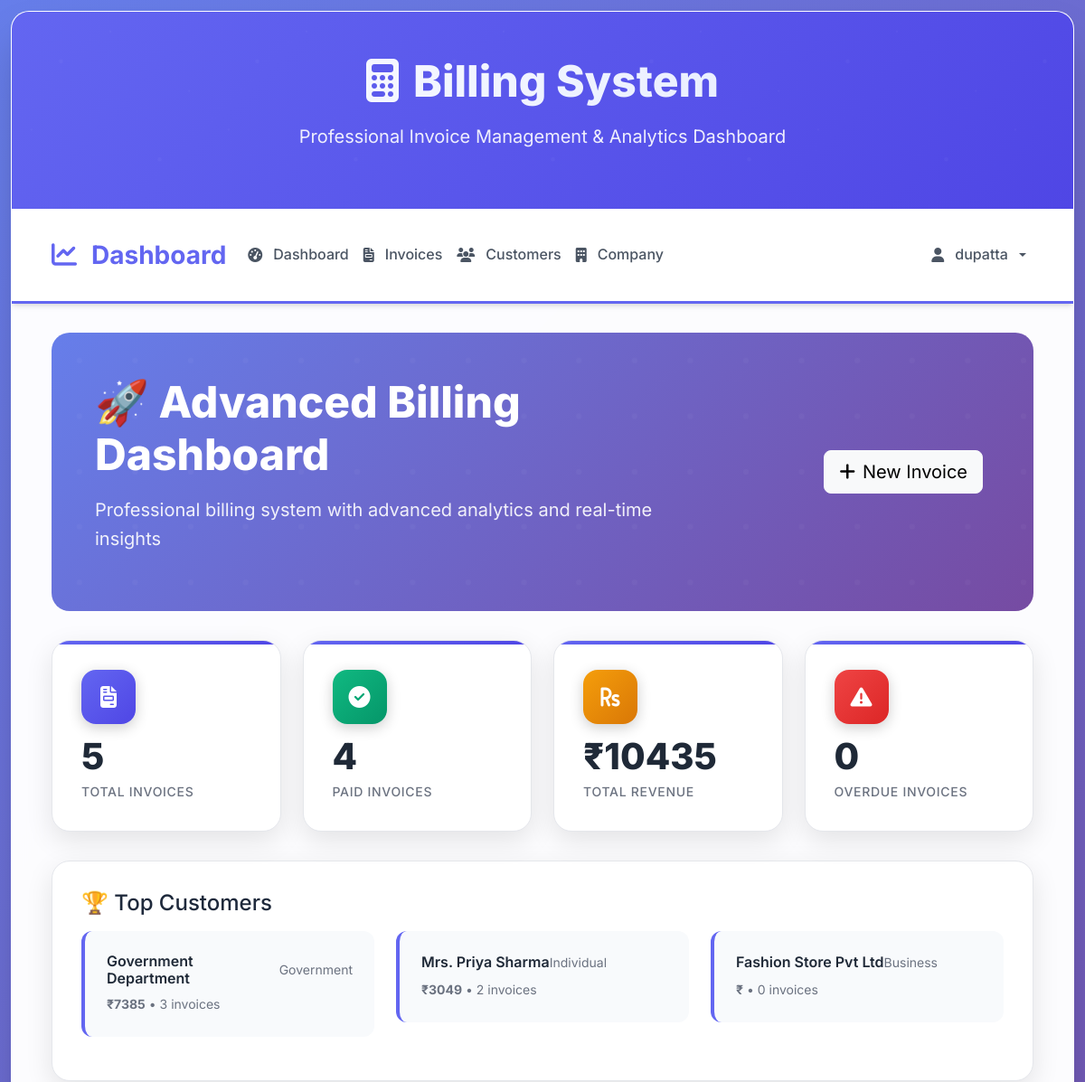
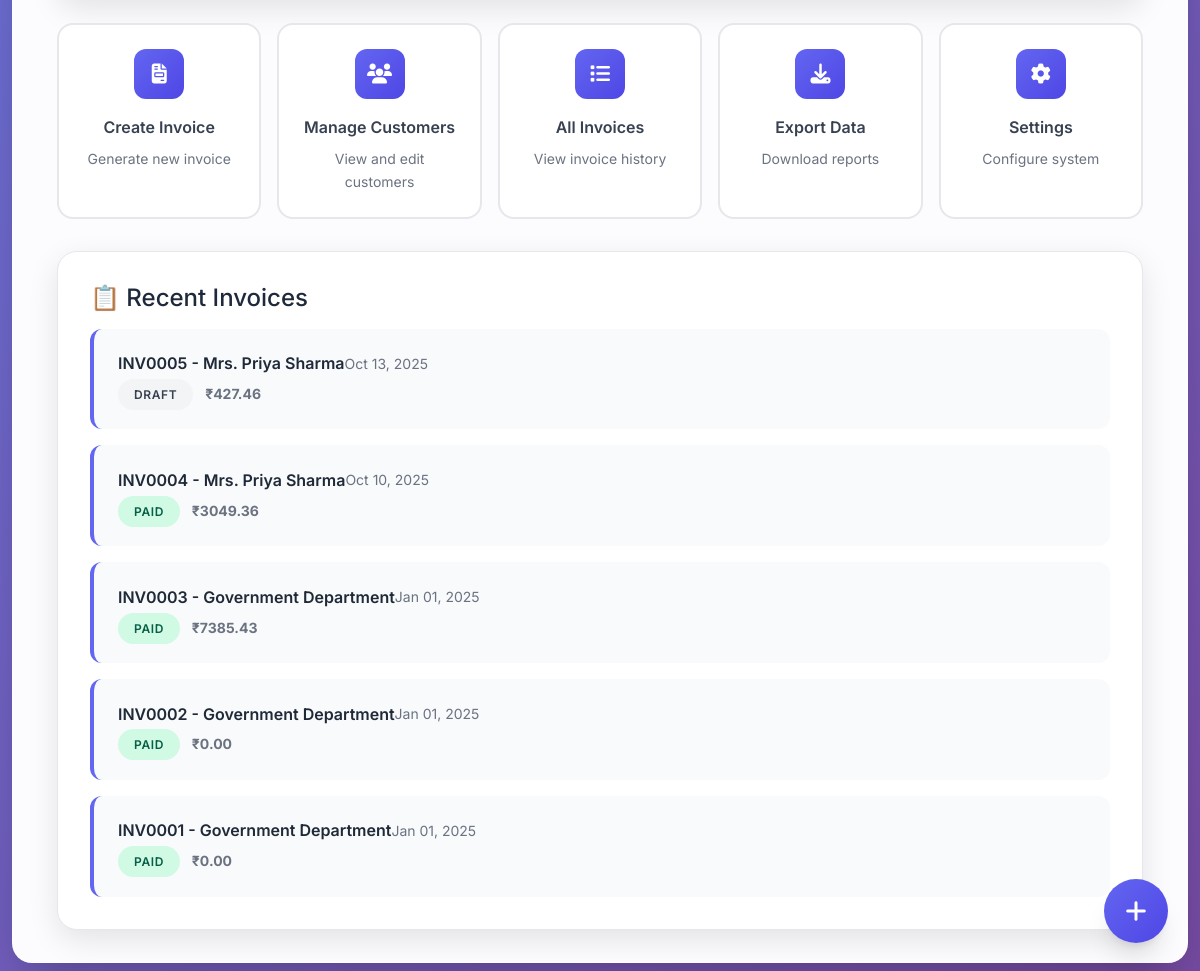
/bill/ (signed in), run on the app's committed database (2 pictures, top to bottom).
### accounts/models.py (models this page shows, shortened)
class User(AbstractUser):
    phone_regex = RegexValidator(
        regex=r'^\+?1?\d{9,15}$',
        message="Phone number must be entered in the format: '+999999999'. Up to 15 digits allowed."
    )
    email = models.EmailField(unique=True)
    phone_number = models.CharField(validators=[phone_regex], max_length=17, blank=True)
    date_of_birth = models.DateField(null=True, blank=True)
    is_email_verified = models.BooleanField(default=False)
    is_phone_verified = models.BooleanField(default=False)
    created_at = models.DateTimeField(auto_now_add=True)
    updated_at = models.DateTimeField(auto_now=True)
    USERNAME_FIELD = 'email'
    REQUIRED_FIELDS = ['username', 'first_name', 'last_name']
    def get_full_name(self):
        return f"{self.first_name} {self.last_name}".strip()

### billing/advanced_models.py (models this page shows, shortened)
class AdvancedCustomer(models.Model):
    CUSTOMER_TYPE_CHOICES = [
        ('individual', 'Individual'),
        ('business', 'Business'),
        ('government', 'Government'),
    ]
    customer_id = models.UUIDField(default=uuid.uuid4, editable=False, unique=True)
    name = models.CharField(max_length=200)
    email = models.EmailField(blank=True, null=True)
    phone = models.CharField(max_length=15, blank=True, null=True)
    alternate_phone = models.CharField(max_length=15, blank=True, null=True)
    address = models.TextField(blank=True, null=True)
    city = models.CharField(max_length=50, blank=True, null=True)
    state = models.CharField(max_length=50, blank=True, null=True)
    pincode = models.CharField(max_length=10, blank=True, null=True)
    country = models.CharField(max_length=50, default="India")
    customer_type = models.CharField(max_length=20, choices=CUSTOMER_TYPE_CHOICES, default='individual')
    gst_number = models.CharField(max_length=15, blank=True, null=True)
    pan_number = models.CharField(max_length=10, blank=True, null=True)
    credit_limit = models.DecimalField(max_digits=10, decimal_places=2, default=0)
    payment_terms = models.PositiveIntegerField(default=30)  # days
    notes = models.TextField(blank=True, null=True)
    is_active = models.BooleanField(default=True)
    created_at = models.DateTimeField(auto_now_add=True)
    updated_at = models.DateTimeField(auto_now=True)
    class Meta:
        verbose_name = "Advanced Customer"
        verbose_name_plural = "Advanced Customers"
        ordering = ['-created_at']

class AdvancedInvoice(models.Model):
    STATUS_CHOICES = [
        ('draft', 'Draft'),
        ('sent', 'Sent'),
        ('viewed', 'Viewed'),
        ('paid', 'Paid'),
        ('overdue', 'Overdue'),
        ('cancelled', 'Cancelled'),
    ]
    PAYMENT_METHOD_CHOICES = [
        ('cash', 'Cash'),
        ('bank_transfer', 'Bank Transfer'),
        ('cheque', 'Cheque'),
        ('upi', 'UPI'),
        ('card', 'Card'),
        ('other', 'Other'),
    ]
    invoice_id = models.UUIDField(default=uuid.uuid4, editable=False, unique=True)
    invoice_number = models.CharField(max_length=50, unique=True)
    customer = models.ForeignKey(AdvancedCustomer, on_delete=models.CASCADE, related_name='invoices')
    company = models.ForeignKey(AdvancedCompanyProfile, on_delete=models.CASCADE)
    date = models.DateField()
    due_date = models.DateField()
    sent_date = models.DateTimeField(blank=True, null=True)
    paid_date = models.DateTimeField(blank=True, null=True)
    status = models.CharField(max_length=20, choices=STATUS_CHOICES, default='draft')
    payment_method = models.CharField(max_length=20, choices=PAYMENT_METHOD_CHOICES, blank=True, null=True)
    payment_reference = models.CharField(max_length=100, blank=True, null=True)
    subtotal = models.DecimalField(max_digits=10, decimal_places=2, default=0)
    discount_percentage = models.DecimalField(max_digits=5, decimal_places=2, default=0,
                                           validators=[MinValueValidator(0), MaxValueValidator(100)])
    discount_amount = models.DecimalField(max_digits=10, decimal_places=2, default=0)
    tax_rate = models.DecimalField(max_digits=5, decimal_places=2, default=Decimal('18.00'))
    tax_amount = models.DecimalField(max_digits=10, decimal_places=2, default=0)
    total_amount = models.DecimalField(max_digits=10, decimal_places=2, default=0)
    notes = models.TextField(blank=True, null=True)
    terms_conditions = models.TextField(blank=True, null=True)
    internal_notes = models.TextField(blank=True, null=True)
    created_at = models.DateTimeField(auto_now_add=True)
    updated_at = models.DateTimeField(auto_now=True)
    class Meta:
        verbose_name = "Advanced Invoice"
        verbose_name_plural = "Advanced Invoices"
        ordering = ['-created_at']

### billing/advanced_views.py (the view)
# urls.py: path('', advanced_views.advanced_dashboard, name='advanced_dashboard'),
@superuser_required_with_login
def advanced_dashboard(request):
    company = AdvancedCompanyProfile.objects.get_or_create(id=1)[0]
    total_invoices = AdvancedInvoice.objects.count()
    paid_invoices = AdvancedInvoice.objects.filter(status='paid').count()
    overdue_invoices = AdvancedInvoice.objects.filter(
        status__in=['sent', 'viewed'],
        due_date__lt=timezone.now().date()
    ).count()
    total_revenue = AdvancedInvoice.objects.filter(status='paid').aggregate(
        total=Sum('total_amount')
    )['total'] or 0
    pending_amount = AdvancedInvoice.objects.filter(
        status__in=['sent', 'viewed']
    ).aggregate(total=Sum('total_amount'))['total'] or 0
    recent_invoices = AdvancedInvoice.objects.select_related('customer').order_by('-created_at')[:10]
    six_months_ago = timezone.now().date() - timedelta(days=180)
    monthly_data = []
    for i in range(6):
        month_start = six_months_ago + timedelta(days=30*i)
        month_end = month_start + timedelta(days=30)
        revenue = AdvancedInvoice.objects.filter(
            status='paid',
            paid_date__date__range=[month_start, month_end]
        ).aggregate(total=Sum('total_amount'))['total'] or 0
        monthly_data.append({
            'month': month_start.strftime('%b %Y'),
            'revenue': float(revenue)
        })
    top_customers = AdvancedCustomer.objects.annotate(
        total_spent=Sum('invoices__total_amount', filter=Q(invoices__status='paid'))
    ).order_by('-total_spent')[:5]
    context = {
        'company': company,
        'total_invoices': total_invoices,
        'paid_invoices': paid_invoices,
        'overdue_invoices': overdue_invoices,
        'total_revenue': total_revenue,
        'pending_amount': pending_amount,
        'recent_invoices': recent_invoices,
        'monthly_data': monthly_data,
        'top_customers': top_customers,
    }
    return render(request, 'billing/advanced_dashboard.html', context)

### templates/billing/advanced_dashboard.html (shortened to what this page needs)
{% extends 'billing/base_billing.html' %}
{% block content %}
<div class="container-fluid">
    <div class="dashboard-hero" data-aos="fade-down">
        <div class="row align-items-center">
            <div class="col-lg-8">
                <h1>🚀 Advanced Billing Dashboard</h1>
                <p>Professional billing system with advanced analytics and real-time insights</p>
                    </div>
            <div class="col-lg-4 text-end">
                <a href="{% url 'billing:advanced_invoice_create' %}" class="btn btn-light btn-lg me-2">
                    <i class="fas fa-plus me-2"></i>New Invoice
                </a>
            </div>
        </div>
    </div>
    <div class="stats-grid" data-aos="fade-up">
            <div class="stat-card">
            <div class="stat-icon primary">
                <i class="fas fa-file-invoice"></i>
            </div>
            <div class="stat-number">{{ total_invoices }}</div>
            <div class="stat-label">Total Invoices</div>
        </div>
            <div class="stat-card">
            <div class="stat-icon success">
                <i class="fas fa-check-circle"></i>
            </div>
            <div class="stat-number">{{ paid_invoices }}</div>
            <div class="stat-label">Paid Invoices</div>
        </div>
            <div class="stat-card">
            <div class="stat-icon warning">
                <i class="fas fa-rupee-sign"></i>
            </div>
            <div class="stat-number">₹{{ total_revenue|floatformat:0 }}</div>
            <div class="stat-label">Total Revenue</div>
        </div>
            <div class="stat-card">
            <div class="stat-icon danger">
                <i class="fas fa-exclamation-triangle"></i>
            </div>
            <div class="stat-number">{{ overdue_invoices }}</div>
            <div class="stat-label">Overdue Invoices</div>
        </div>
    </div>
    <div class="row mb-4">
        <div class="col-12">
            <div class="recent-activity" data-aos="fade-up">
                <h4 class="mb-3">🏆 Top Customers</h4>
                {% if top_customers %}
                    <div class="row">
                    {% for customer in top_customers %}
                        <div class="col-lg-4 col-md-6 mb-3">
                    <div class="activity-item">
                                <div class="activity-header">
                                    <h6 class="activity-title">{{ customer.name }}</h6>
                                    <span class="activity-date">{{ customer.customer_type|title }}</span>
                            </div>
                                <p class="activity-desc">
                                    <strong>₹{{ customer.total_spent|floatformat:0 }}</strong> • {{ customer.invoices.count }} invoices
                                </p>
                            </div>
                        </div>
                        {% endfor %}
                    </div>
                {% endif %}
            </div>
        </div>
    </div>
    <div class="quick-actions" data-aos="fade-up">
        <a href="{% url 'billing:advanced_invoice_create' %}" class="quick-action-btn">
            <div class="quick-action-icon">
                <i class="fas fa-file-invoice"></i>
                    </div>
            <div class="quick-action-title">Create Invoice</div>
            <div class="quick-action-desc">Generate new invoice</div>
                        </a>
        <a href="{% url 'billing:advanced_customer_list' %}" class="quick-action-btn">
            <div class="quick-action-icon">
                <i class="fas fa-users"></i>
                    </div>
            <div class="quick-action-title">Manage Customers</div>
            <div class="quick-action-desc">View and edit customers</div>
                        </a>
        <a href="{% url 'billing:advanced_invoice_list' %}" class="quick-action-btn">
            <div class="quick-action-icon">
                <i class="fas fa-list"></i>
                    </div>
            <div class="quick-action-title">All Invoices</div>
            <div class="quick-action-desc">View invoice history</div>
                        </a>
        <a href="#" class="quick-action-btn">
            <div class="quick-action-icon">
                <i class="fas fa-download"></i>
                    </div>
            <div class="quick-action-title">Export Data</div>
            <div class="quick-action-desc">Download reports</div>
        </a>
        <a href="{% url 'billing:company_profile' %}" class="quick-action-btn">
            <div class="quick-action-icon">
                <i class="fas fa-cog"></i>
            </div>
            <div class="quick-action-title">Settings</div>
            <div class="quick-action-desc">Configure system</div>
        </a>
    </div>
    <div class="recent-activity" data-aos="fade-up">
                <h4 class="mb-3">📋 Recent Invoices</h4>
                {% if recent_invoices %}
                            {% for invoice in recent_invoices %}
            <div class="activity-item">
                <div class="activity-header">
                    <h6 class="activity-title">{{ invoice.invoice_number }} - {{ invoice.customer.name }}</h6>
                    <span class="activity-date">{{ invoice.date|date:"M d, Y" }}</span>
                </div>
                <p class="activity-desc">
                    <span class="status-badge status-{{ invoice.status }}">{{ invoice.status|title }}</span>
                    <strong class="ms-2">₹{{ invoice.total_amount|floatformat:2 }}</strong>
                </p>
            </div>
            {% endfor %}
                {% endif %}
    </div>
</div>
{% endblock %}

### templates/billing/base_billing.html (shortened to what this page needs)
<!DOCTYPE html>
<html lang="en">
<head>
    <link href="https://cdn.jsdelivr.net/npm/bootstrap@5.3.2/dist/css/bootstrap.min.css" rel="stylesheet">
    <link href="https://cdnjs.cloudflare.com/ajax/libs/font-awesome/6.5.0/css/all.min.css" rel="stylesheet">
    <link href="https://unpkg.com/aos@2.3.1/dist/aos.css" rel="stylesheet">
    {% load static %}
    <link href="{% static 'billing/css/billing.css' %}" rel="stylesheet">
</head>
<body>
    <div class="billing-container">
        <div class="billing-header" data-aos="fade-down">
            <h1><i class="fas fa-calculator me-3"></i>Billing System</h1>
            <p>Professional Invoice Management & Analytics Dashboard</p>
        </div>
        <nav class="billing-navbar navbar navbar-expand-lg" data-aos="fade-up">
            <div class="container-fluid">
                <a class="navbar-brand" href="{% url 'billing:advanced_dashboard' %}">
                    <i class="fas fa-chart-line me-2"></i>Dashboard
                </a>
                <div class="collapse navbar-collapse" id="navbarNav">
                    <ul class="navbar-nav me-auto">
                        <li class="nav-item">
                            <a class="nav-link" href="{% url 'billing:advanced_dashboard' %}">
                                <i class="fas fa-tachometer-alt me-1"></i>Dashboard
                            </a>
                        </li>
                        <li class="nav-item">
                            <a class="nav-link" href="{% url 'billing:advanced_invoice_list' %}">
                                <i class="fas fa-file-invoice me-1"></i>Invoices
                            </a>
                        </li>
                        <li class="nav-item">
                            <a class="nav-link" href="{% url 'billing:advanced_customer_list' %}">
                                <i class="fas fa-users me-1"></i>Customers
                            </a>
                        </li>
                        <li class="nav-item">
                            <a class="nav-link" href="{% url 'billing:company_profile' %}">
                                <i class="fas fa-building me-1"></i>Company
                            </a>
                        </li>
                    </ul>
                    <ul class="navbar-nav">
                        <li class="nav-item dropdown">
                            <a class="nav-link dropdown-toggle" href="#" role="button" data-bs-toggle="dropdown">
                                <i class="fas fa-user me-1"></i>{{ user.get_full_name|default:user.username }}
                            </a>
                        </li>
                    </ul>
                </div>
            </div>
        </nav>
        <div class="billing-content">
            {% block content %}{% endblock %}
        </div>
    </div>
    <button class="floating-action" data-bs-toggle="modal" data-bs-target="#quickInvoiceModal" title="Quick Invoice" data-aos="fade-up">
        <i class="fas fa-plus"></i>
    </button>
</body>
</html>

### data on the page
User: get_full_name "dupatta"
AdvancedCustomer: name "Government Department", customer_type "Government", total_spent "7385", invoices.count "3"
AdvancedCustomer: name "Mrs. Priya Sharma", customer_type "Individual", total_spent "3049", invoices.count "2"
AdvancedCustomer: name "Fashion Store Pvt Ltd", customer_type "Business", invoices.count "0"
AdvancedInvoice: invoice_number "INV0005", customer.name "Mrs. Priya Sharma", date "Oct 13, 2025", status "DRAFT", total_amount "427.46"
AdvancedInvoice: invoice_number "INV0004", customer.name "Mrs. Priya Sharma", date "Oct 10, 2025", status "PAID", total_amount "3049.36"
AdvancedInvoice: invoice_number "INV0003", customer.name "Government Department", date "Jan 01, 2025", status "PAID", total_amount "7385.43"
AdvancedInvoice: invoice_number "INV0002", customer.name "Government Department", date "Jan 01, 2025", status "PAID", total_amount "0.00"
AdvancedInvoice: invoice_number "INV0001", customer.name "Government Department", date "Jan 01, 2025", status "PAID", total_amount "0.00"

### other printed values
{{ total_invoices }} "5"
{{ paid_invoices }} "4"
{{ total_revenue|floatformat:0 }} "10435"
{{ overdue_invoices }} "0"
